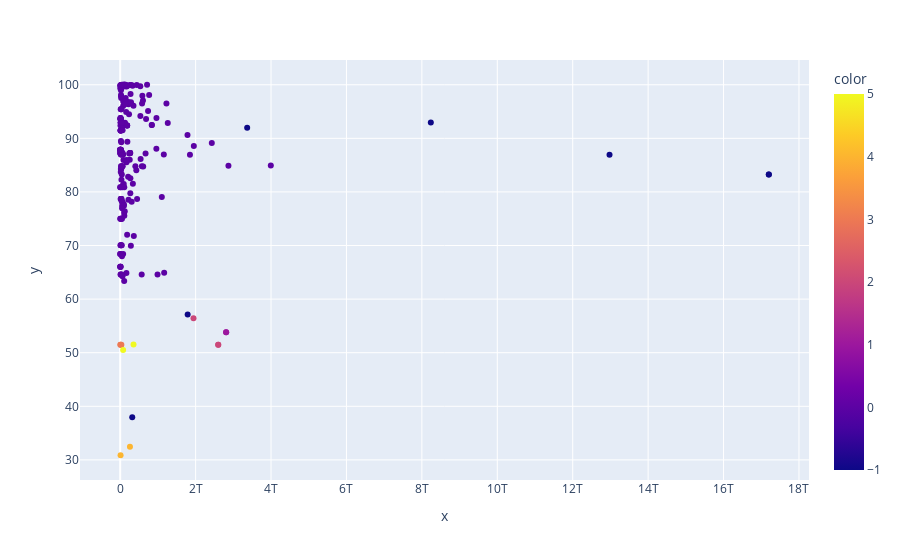

Notebook code cell kept with this figure:
### Code cell
fig = px.scatter(x=gdp, y=fos, color=shares['cluster'])
fig.show()

### Figure 1 — Plotly figure (JSON) as saved in the notebook; plotly's stock layout.template omitted (floating-point values rounded to 4 significant figures; data arrays with more than 128 entries replaced by an {"elided": "..."} marker saying what was removed)
{"data": [{"hovertemplate": "x=%{x}<br>y=%{y}<br>color=%{marker.color}<extra></extra>", "legendgroup": "", "marker": {"color": {"elided": "220 int values"}, "coloraxis": "coloraxis", "symbol": "circle"}, "mode": "markers", "name": "", "orientation": "v", "showlegend": false, "type": "scatter", "x": {"elided": "220 float values"}, "xaxis": "x", "y": {"elided": "220 float values"}, "yaxis": "y"}], "layout": {"coloraxis": {"colorbar": {"title": {"text": "color"}}, "colorscale": [[0, "#0d0887"], [0.1111, "#46039f"], [0.2222, "#7201a8"], [0.3333, "#9c179e"], [0.4444, "#bd3786"], [0.5556, "#d8576b"], [0.6667, "#ed7953"], [0.7778, "#fb9f3a"], [0.8889, "#fdca26"], [1, "#f0f921"]]}, "legend": {"tracegroupgap": 0}, "margin": {"t": 60}, "xaxis": {"anchor": "y", "domain": [0, 1], "title": {"text": "x"}}, "yaxis": {"anchor": "x", "domain": [0, 1], "title": {"text": "y"}}}}
